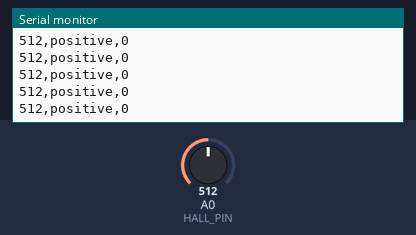
A sketch run on a simulated Arduino Uno, built with avr-gcc and run on an emulated ATmega328P. Parts: the last lines printed to the serial monitor. Inputs (shaded band) come from the test bench; at power-on: A0 (HALL_PIN) = 512.

Above: at 1.2 s.
1.3 s: A0 (HALL_PIN) set to 495
At 1.31 s:
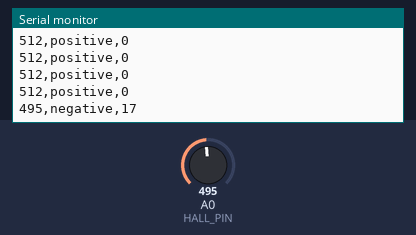
3.2 s: A0 (HALL_PIN) set to 511
At 3.22 s:
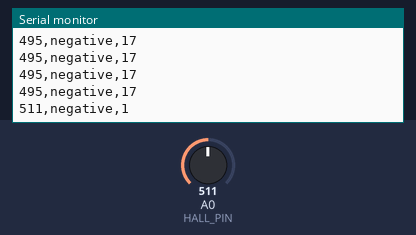

The sketch:

S10.ino
```cpp
// @pin HALL=A0
// @baud 9600

const byte HALL_PIN = A0;
// @tunable zeroLevel
int zeroLevel = 512;

void setup() {
  Serial.begin(9600);
  Serial.println("raw,polarity,relative_strength");
}

void loop() {
  int raw = analogRead(HALL_PIN);
  int signedLevel = raw - zeroLevel;
  Serial.print(raw);
  Serial.print(',');
  Serial.print(signedLevel >= 0 ? "positive" : "negative");
  Serial.print(',');
  Serial.println(abs(signedLevel));
  delay(100);
}
```

Measured:
- the behaviour switches between 512 and 511 on A0 (HALL_PIN) (found by bisection; images 0 and 1)
- after the input at 1.3 s, the serial monitor: prints a new line at once (image 1)
- after the input at 3.2 s, the serial monitor: prints a new line at once (image 2)
